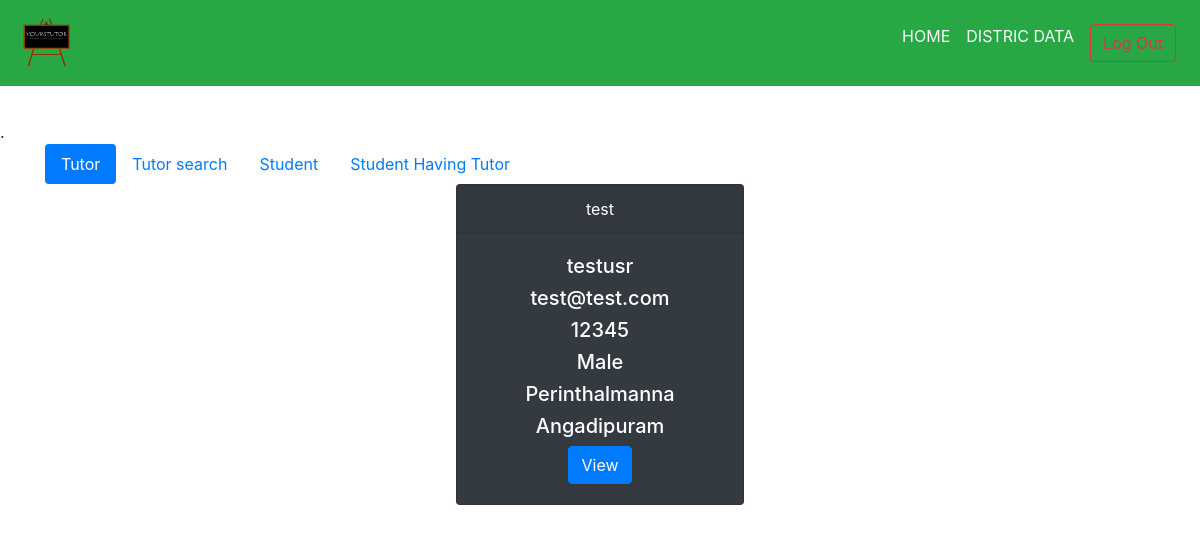
/admin, run on an earlier commit of the app's database.
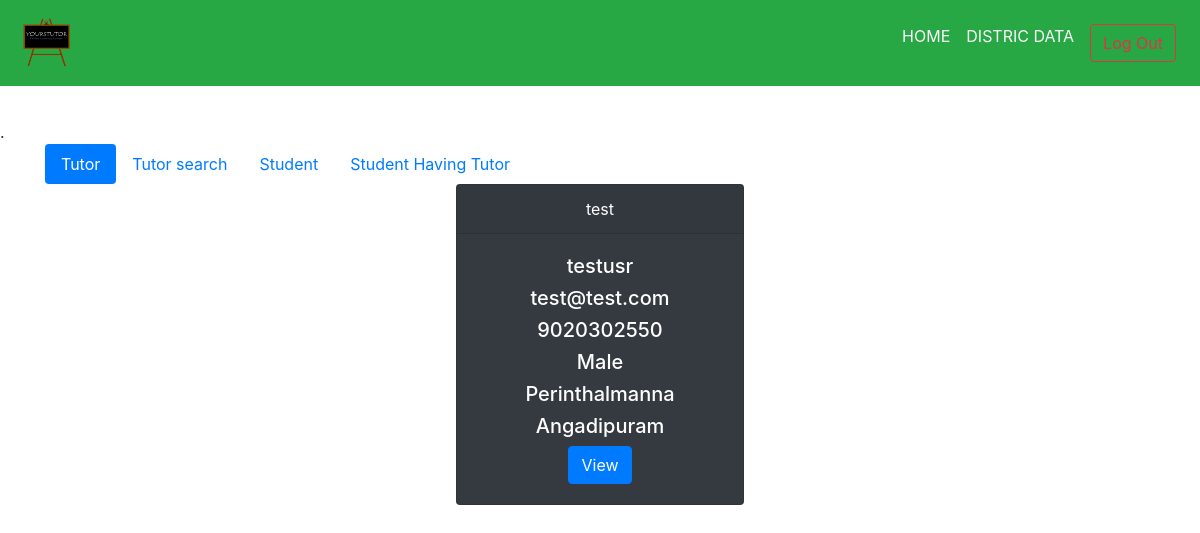
And on a later commit of the database.
### app.py (models this page shows)
class Tutor_m(db.Model):
    id=db.Column(db.Integer, primary_key=True)
    tutid=db.Column(db.Integer)
    email=db.Column(db.String(30), unique=True, nullable=False)
    fname = db.Column(db.String(30), nullable=False)
    username=db.Column(db.String(30), nullable=False)
    password=db.Column(db.String(30), nullable=False)
    dob=db.Column(db.DateTime, nullable=False)
    phone=db.Column(db.Integer, nullable=False)
    qualification=db.Column(db.String(12), nullable=False)
    district=db.Column(db.String(12), nullable=False)
    taluk=db.Column(db.String(12), nullable=False)
    village=db.Column(db.String(12), nullable=False)
    tuition=db.Column(db.String(12), nullable=False)
    maths=db.Column(db.Boolean, nullable=True, default=False)
    science=db.Column(db.Boolean, nullable=True, default=False)
    social=db.Column(db.Boolean, nullable=True, default=False)
    computer=db.Column(db.Boolean, nullable=True, default=False)
    physics=db.Column(db.Boolean, nullable=True, default=False)
    chemistry=db.Column(db.Boolean, nullable=True, default=False)
    biology=db.Column(db.Boolean, nullable=True, default=False)
    scmaths=db.Column(db.Boolean, nullable=True, default=False)
    extra=db.Column(db.String(100), nullable=True, default='False')
    image=db.Column(db.String(2000), nullable=False, default='False')
    student=db.Column(db.String(30),  default='False')
    earn=db.Column(db.Float,default=0)
    totalearn=db.Column(db.Float,default=0)
    date=db.Column(db.DateTime,nullable=False,default=datetime.utcnow)
    isvarify=db.Column(db.Boolean, nullable=True, default=False)
    ismale=db.Column(db.Boolean, nullable=False)
    isindian=db.Column(db.Boolean, nullable=True, default=True)
    nonindplace=db.Column(db.String(20),  default='False')

### app.py (the view)
@app.route('/admin',methods=['GET','POST'])
def admin():
    tutor=Tutor_m.query.all()
    return render_template('adm.html',tutors=tutor)

### templates/adm.html (shortened to what this page needs)
<!DOCTYPE html>
<html lang="en">
<head>
    <link rel="stylesheet" href="{{ url_for('static', filename='css/bootstrap.min.css') }}">
</head>
<body >
    <nav class="navbar navbar-expand-lg navbar-dark bg-success fixed-top mb-5">
        <a class="navbar-brand" href="#"><img src="{{ url_for('static',filename='yourstutor.png')}}" width="60" height="60" alt=""></a>
        <div class="collapse navbar-collapse " id="navbarSupportContent">
            <ul class=" navbar-nav ml-auto">
                <li class=" nav-item"><a class=" nav-link text-uppercase text-light" href="index.html">HOME</a></li>
                <li class=" nav-item"><a class=" nav-link text-uppercase text-light" href="dist.html">Distric data</a></li>
                <li class=" nav-item"><a class=" nav-link text-uppercase text-light" href=""><button class="btn btn-outline-danger" onclick="adLout()">Log Out</button></a></li>
            </ul>
        </div>
    </nav><br><br><br><br><br>
    .<div class="container">
        <ul class="nav nav-pills" id="myTab" role="tablist">
            <li class="nav-item">
              <a class="nav-link active" id="home-tab" data-toggle="tab" href="#tutor" role="tab" aria-controls="tutor" aria-selected="true">Tutor</a>
            </li>
            <li class="nav-item" >
              <a class="nav-link" id="profile-tab" data-toggle="tab" href="#tutS" role="tab" aria-controls="tutS" aria-selected="false">Tutor search</a>
            </li>
            <li class="nav-item" onclick="retrieveSt()">
              <a class="nav-link" id="contact-tab" data-toggle="tab" href="#Stud" role="tab" aria-controls="Stud" aria-selected="false">Student</a>
            </li>
            <li class="nav-item" onclick="custView()">
              <a class="nav-link" id="contact-tab" data-toggle="tab" href="#StudS" role="tab" aria-controls="StudS" aria-selected="false">Student Having Tutor</a>
            </li>
          </ul>
          <div class="tab-content" id="myTabContent">
            <div class="tab-pane fade show active w-100 align-content-center align-items-center align-self-center justify-content-center" id="tutor" role="tabpanel" aria-labelledby="home-tab">
                <center>
                <div id="list_non_var" class=" align-content-center align-items-center align-self-center justify-content-center">
                    {% for i in tutors %}
                  <div class="card text-white bg-dark mb-3 align-items-center align-self-center align-content-center justify-content-center" style="max-width: 18rem;">
                    <div class="card-header w-100">{{i.fname}}</div>
                    <div class="card-body">
                      <h5 class=" card-text">{{ i.username }}</h5>
                      <h5 class="card-text">{{ i.email }}</h5>
                      <h5 class="card-text">{{ i.phone }}</h5>
                      <h5 class="card-text">{% if i.ismale %}
                      Male {% else %} Female {% endif %}</h5>
                      <h5 class="card-text">{{ i.taluk }}</h5>
                      <h5 class="card-text">{{ i.village }}</h5>
                      <a class="btn btn-primary" href="admin/tutor/{{ i.username }}">View</a>
                    </div>
                </div>
            {% endfor %}
                </div>
            </center>
            </div>
          </div>
    </div>
</body>
</html>

What changed in the data, as far as the page shows it:
changed Tutor_m "testusr": phone "12345" → "9020302550"
